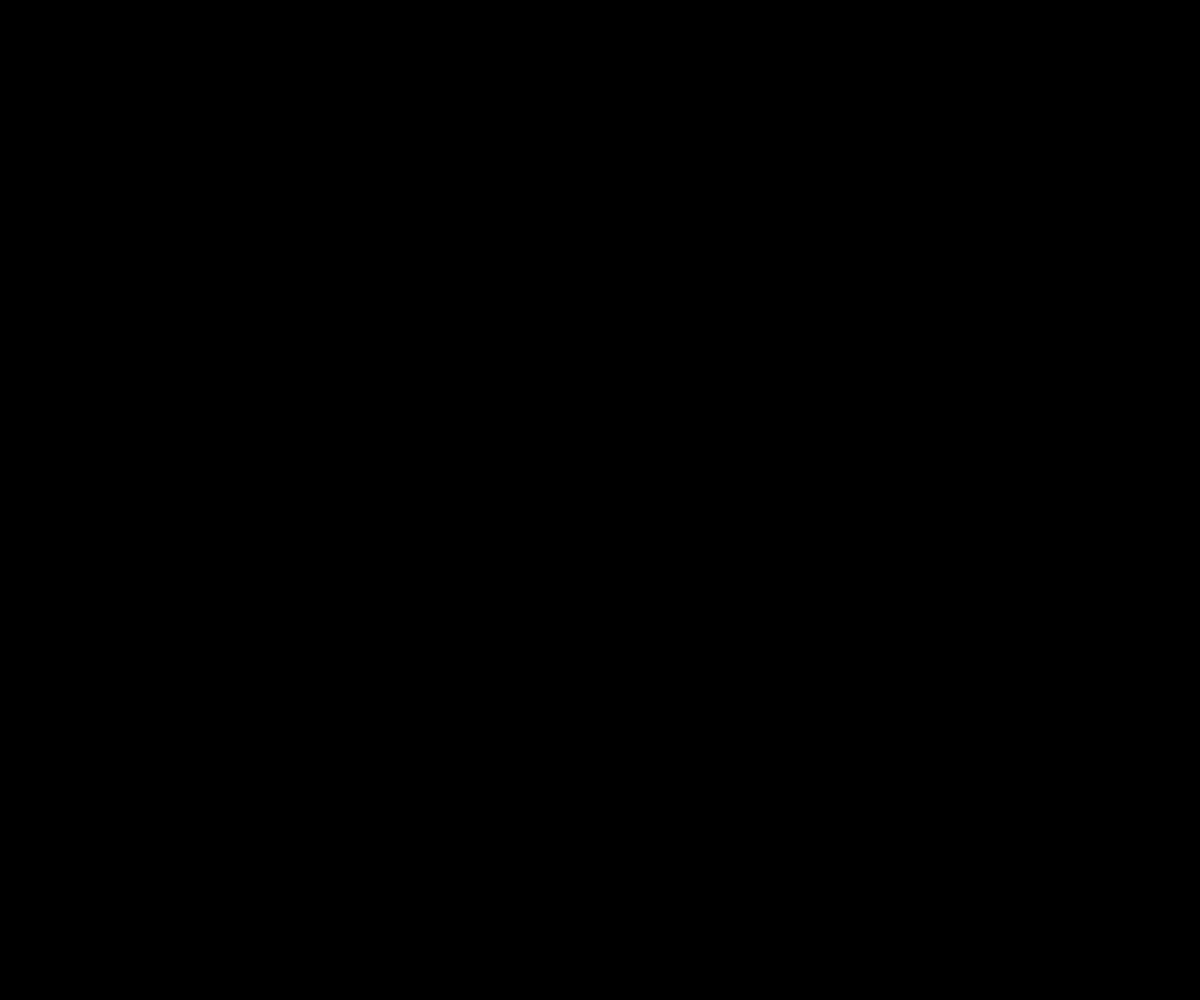
Frame 1 (no input)
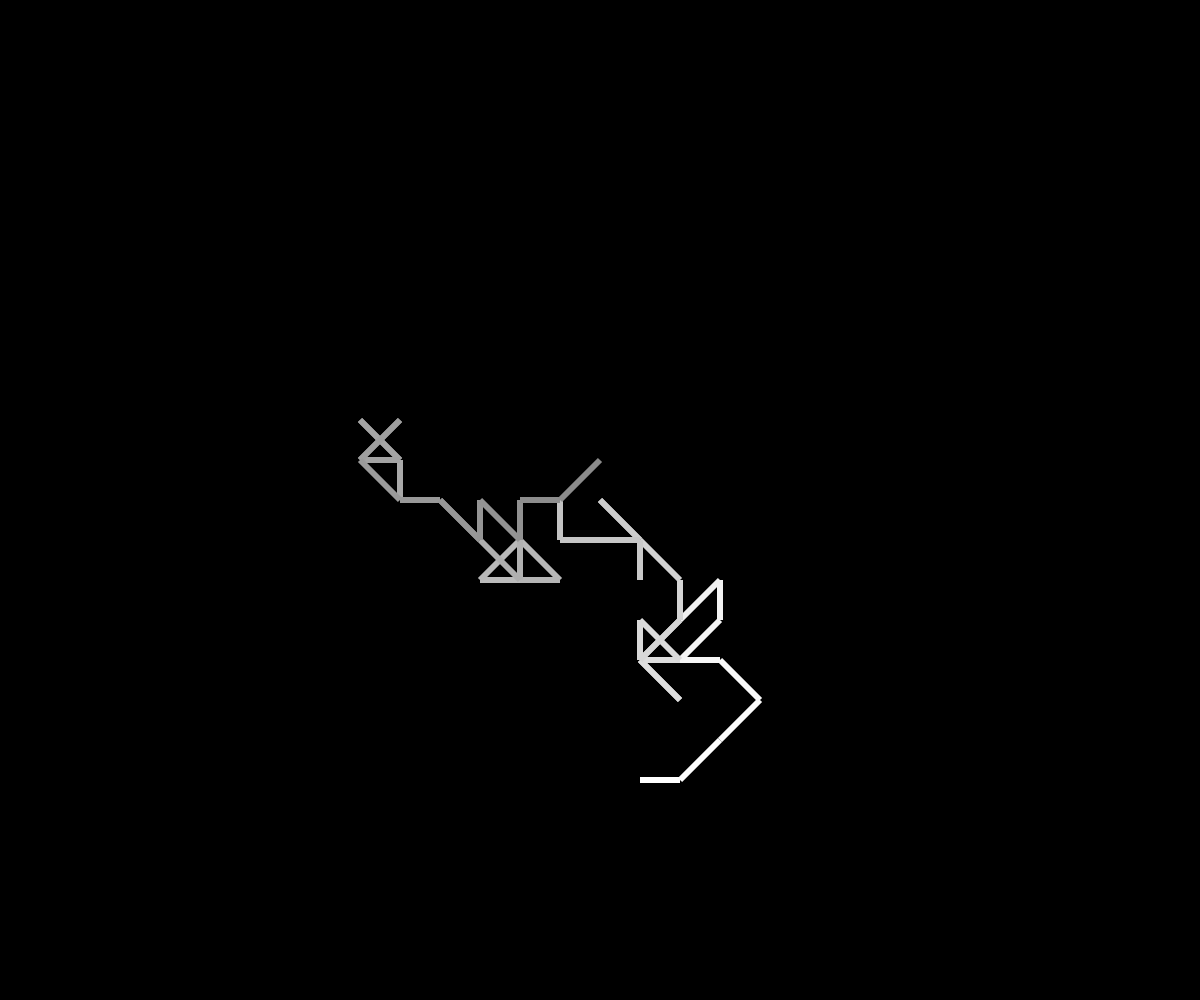
Frame 60 (no input)
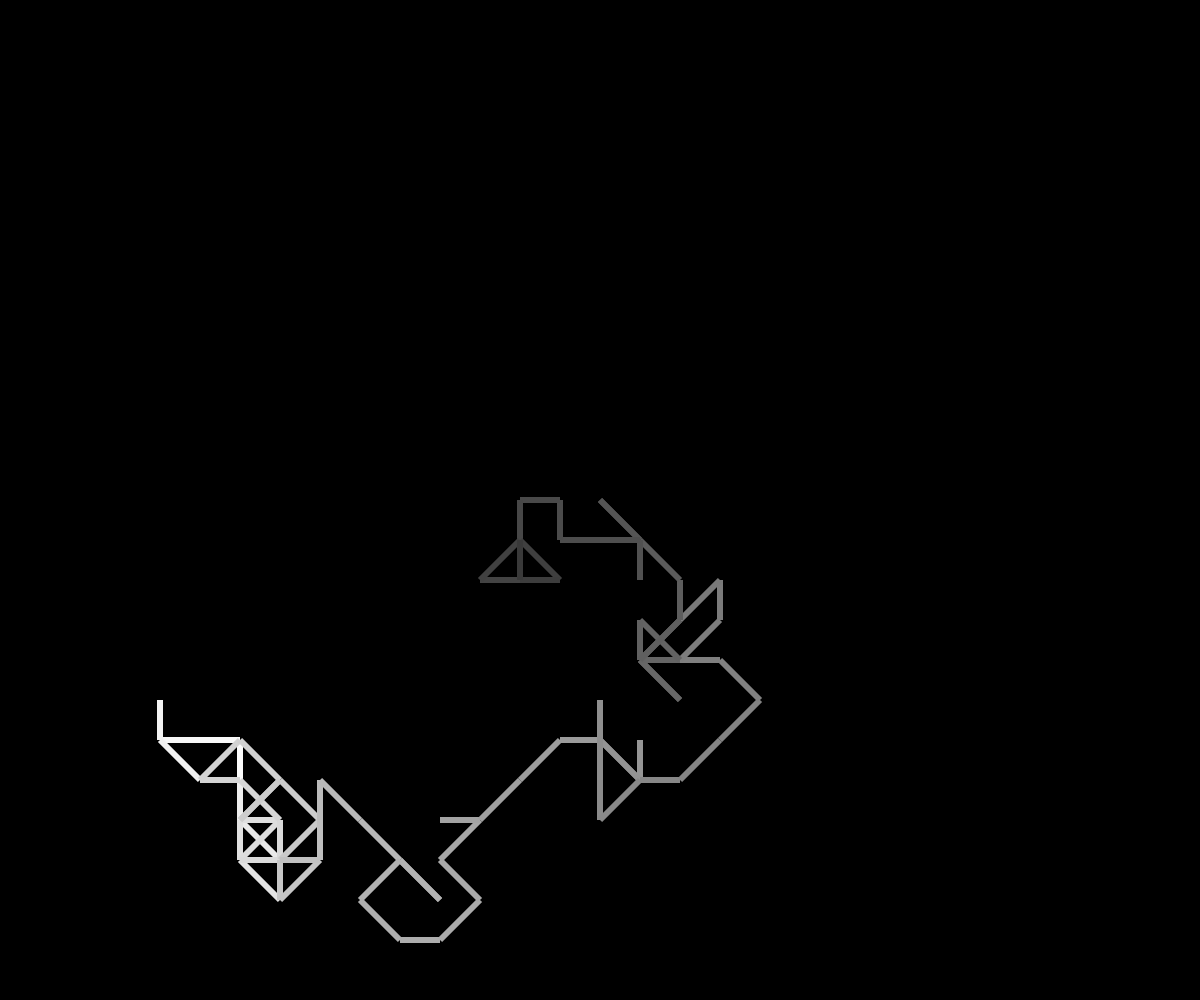
Frame 120 (the mouse pressed at the canvas centre since frame 60)

The p5.js sketch that drew these frames (run headless with seeded random() and noise() and a simulated clock; from frame 60 on, the mouse is pressed at the canvas centre):

// p5.js sketch
// ── sketch.js
var segs = []
var length = 40;

function setup() {
	createCanvas(window.innerWidth, window.innerHeight);
	frameRate(25);

	segs.push(new Segment(0, 0, 
		random([-length, length, 0]), 
		random([-length, length, 0])));
}

function draw() {
	background(0);
	
	translate(width/2, height/2);

	strokeWeight(6);
	strokeCap(SQUARE);

	var strokecol = 255;
	for (var i= segs.length-1; i > 0; i--) {
		stroke(strokecol);
		line(segs[i].x1, segs[i].y1, segs[i].x2, segs[i].y2);
		strokecol -= 2;
	}

	if (segs.length > 100) {
		segs.shift();
	}

	var last_x = segs.slice(-1)[0].x2;
	var last_y = segs.slice(-1)[0].y2;

	var x_poss = [last_x];
	var y_poss = [last_y];
	
	if (last_x < width/2 - 80) {
		x_poss.push(last_x + length);
	}

	if (last_x > -width/2 + 80) {
		x_poss.push(last_x - length);
	}

	if (last_y < height/2 - 80) {
		y_poss.push(last_y + length);
	}

	if (last_y > -height/2 + 80) {
		y_poss.push(last_y - length);
	}
	
	segs.push(new Segment(last_x, last_y, random(x_poss), random(y_poss)));

}

class Segment {
	constructor(x1, y1, x2, y2) {
		this.x1 = x1;
		this.y1 = y1;
		this.x2 = x2;
		this.y2 = y2;
	}
}
